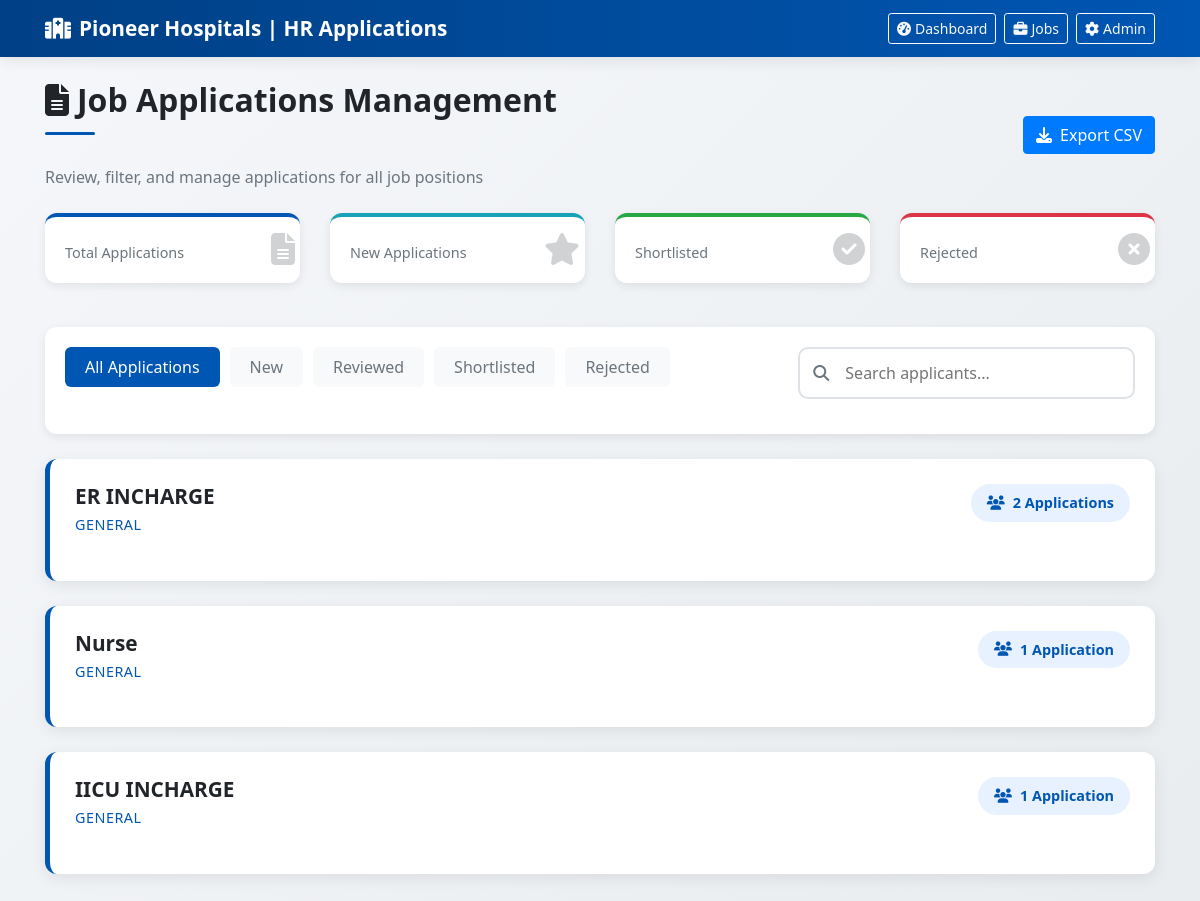
The page /hr/applications/ on the database as committed earlier.
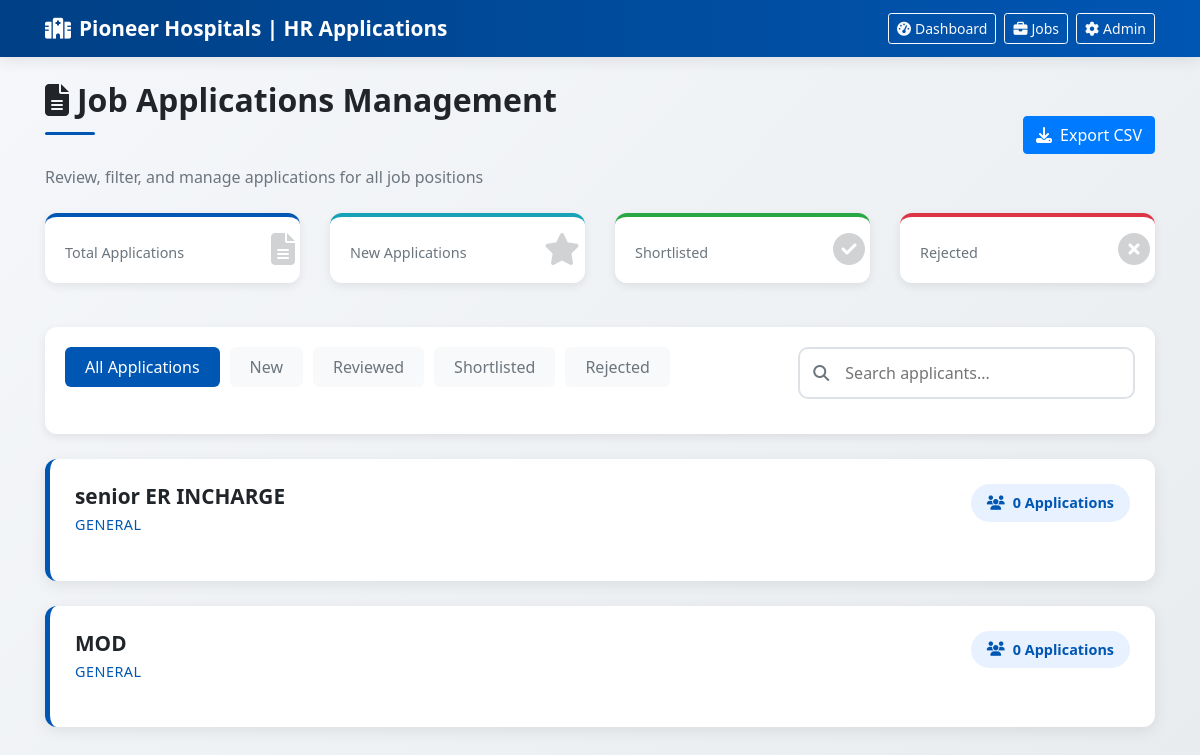
The same page on the database as committed later.
### base/models.py (models this page shows, shortened)
class jobnotification(models.Model):
    status_choices = (
        ('open', 'Open'),
        ('closed', 'Closed'),
    )
    experiance_choices = (
        ('Fresher', 'Fresher'),
        ('1-3 years', '1-3 years'),
        ('3-5 years', '3-5 years'),
        ('5+ years', '5+ years'),
    )
    job_type=(
        ('full-time','Full-Time'),
        ('part-time','Part-Time'),
    )
    title = models.CharField(max_length=200)
    description = models.TextField()
    job_type = models.CharField(max_length=20, choices=job_type, default='full-time')
    location = models.CharField(max_length=100)
    vaccancy_count = models.IntegerField()
    status = models.CharField(max_length=10, choices=status_choices, default='open')
    created_at = models.DateTimeField(auto_now_add=True)
    deadline = models.DateField()
    salary = models.CharField(max_length=100)
    is_published = models.BooleanField(default=False)
    experiance=models.CharField(max_length=20, choices=experiance_choices, default='Fresher')

### base/views.py (the view)
# urls.py: path('hr/applications/', views.hr_all_applications, name='hr_all_applications'),
def hr_all_applications(request):
    jobs = jobnotification.objects.prefetch_related('applications')
    return render(request, 'job_applications.html', {
        'jobs': jobs
    })

### base/templates/job_applications.html (shortened to what this page needs)
<!DOCTYPE html>
<html lang="en">
<head>
    <link rel="stylesheet" href="https://cdn.jsdelivr.net/npm/bootstrap@4.6.2/dist/css/bootstrap.min.css">
    <link rel="stylesheet" href="https://cdnjs.cloudflare.com/ajax/libs/font-awesome/6.4.0/css/all.min.css">
    <link rel="stylesheet" href="https://cdn.datatables.net/1.13.6/css/dataTables.bootstrap4.min.css">
</head>
<body>
    <nav class="navbar navbar-hr navbar-dark">
        <div class="container">
            <a class="navbar-brand" href="/">
                <i class="fas fa-hospital mr-2"></i>Pioneer Hospitals | HR Applications
            </a>
            <div class="d-flex align-items-center">
                <a href="{% url 'hr_dashboard' %}" class="btn btn-outline-light btn-sm mr-2">
                    <i class="fas fa-tachometer-alt mr-1"></i>Dashboard
                </a>
                <a href="{% url 'job_notification' %}" class="btn btn-outline-light btn-sm mr-2">
                    <i class="fas fa-briefcase mr-1"></i>Jobs
                </a>
                <a href="/admin/" class="btn btn-outline-light btn-sm">
                    <i class="fas fa-cog mr-1"></i>Admin
                </a>
            </div>
        </div>
    </nav>
    <div class="container mt-4">
        <div class="d-flex justify-content-between align-items-center mb-4">
            <div>
                <h2 class="page-title">
                    <i class="fas fa-file-alt mr-2"></i>Job Applications Management
                </h2>
                <p class="text-muted mb-0">Review, filter, and manage applications for all job positions</p>
            </div>
            <div>
                <button class="btn btn-primary" onclick="exportApplications()">
                    <i class="fas fa-download mr-2"></i>Export CSV
                </button>
            </div>
        </div>
        <div class="row mb-4">
            <div class="col-md-3">
                <div class="stats-card total">
                    <div class="stats-label">Total Applications</div>
                    <i class="fas fa-file-alt stats-icon"></i>
                </div>
            </div>
            <div class="col-md-3">
                <div class="stats-card new">
                    <div class="stats-label">New Applications</div>
                    <i class="fas fa-star stats-icon"></i>
                </div>
            </div>
            <div class="col-md-3">
                <div class="stats-card shortlisted">
                    <div class="stats-label">Shortlisted</div>
                    <i class="fas fa-check-circle stats-icon"></i>
                </div>
            </div>
            <div class="col-md-3">
                <div class="stats-card rejected">
                    <div class="stats-label">Rejected</div>
                    <i class="fas fa-times-circle stats-icon"></i>
                </div>
            </div>
        </div>
        <div class="filter-section">
            <div class="row">
                <div class="col-md-8">
                    <div class="filter-tabs">
                        <button class="filter-tab active" data-filter="all">All Applications</button>
                        <button class="filter-tab" data-filter="new">New</button>
                        <button class="filter-tab" data-filter="reviewed">Reviewed</button>
                        <button class="filter-tab" data-filter="shortlisted">Shortlisted</button>
                        <button class="filter-tab" data-filter="rejected">Rejected</button>
                    </div>
                </div>
                <div class="col-md-4">
                    <div class="search-box">
                        <i class="fas fa-search"></i>
                        <input type="text" id="applicantSearch" placeholder="Search applicants...">
                    </div>
                </div>
            </div>
        </div>
        <div id="applicationsList">
            {% if jobs %}
                {% for job in jobs %}
                    <div class="job-card" data-job-id="{{ job.id }}">
                        <div class="job-header" onclick="toggleApplications('{{ job.id }}')">
                            <div>
                                <h3 class="job-title">{{ job.title }}</h3>
                                <div class="job-department">{{ job.department|default:"General" }}</div>
                            </div>
                            <div class="application-count">
                                <i class="fas fa-users"></i>
                                {{ job.applications.count }} Application{% if job.applications.count != 1 %}s{% endif %}
                            </div>
                        </div>
                    </div>
                {% endfor %}
            {% endif %}
        </div>
    </div>
</body>
</html>

### base/templates/job_applications.html (style rules this page uses)
:root { --primary: #0056b3; --primary-dark: #004085; --primary-light: #e7f1ff; --secondary: #6c757d; --success: #28a745; --danger: #dc3545; --warning: #ffc107; --info: #17a2b8; --light: #f8f9fa; --dark: #212529; }
body { background: linear-gradient(135deg, #f5f7fb 0%, #e9ecef 100%); font-family: 'Segoe UI', 'Roboto', sans-serif; min-height: 100vh; padding-bottom: 50px; }
.navbar-hr { background: linear-gradient(90deg, var(--primary-dark), var(--primary)); box-shadow: 0 2px 15px rgba(0, 0, 0, 0.1); }
.navbar-brand { font-weight: 700; font-size: 1.3rem; }
.page-title { color: var(--dark); font-weight: 600; position: relative; padding-bottom: 15px; margin-bottom: 30px; }
.page-title:after { content: ''; position: absolute; bottom: 0; left: 0; width: 50px; height: 3px; background: var(--primary); border-radius: 2px; }
.stats-card { background: white; border-radius: 12px; padding: 20px; margin-bottom: 20px; box-shadow: 0 3px 10px rgba(0, 0, 0, 0.08); border-top: 4px solid; transition: transform 0.3s ease; }
.stats-card.total { border-top-color: var(--primary); }
.stats-card.new { border-top-color: var(--info); }
.stats-card.shortlisted { border-top-color: var(--success); }
.stats-card.rejected { border-top-color: var(--danger); }
.stats-label { color: var(--secondary); font-size: 0.9rem; font-weight: 500; }
.stats-icon { font-size: 2rem; opacity: 0.2; position: absolute; right: 20px; top: 20px; }
.job-card { background: white; border-radius: 12px; padding: 25px; margin-bottom: 25px; box-shadow: 0 4px 15px rgba(0, 0, 0, 0.08); border-left: 5px solid var(--primary); transition: all 0.3s ease; }
.job-header { display: flex; justify-content: space-between; align-items: flex-start; margin-bottom: 20px; cursor: pointer; }
.job-title { font-size: 1.3rem; font-weight: 600; color: var(--dark); margin-bottom: 5px; }
.job-department { color: var(--primary); font-weight: 500; font-size: 0.9rem; text-transform: uppercase; letter-spacing: 0.5px; }
.application-count { background: var(--primary-light); color: var(--primary); padding: 8px 16px; border-radius: 20px; font-size: 0.9rem; font-weight: 600; display: flex; align-items: center; gap: 8px; }
.filter-section { background: white; border-radius: 12px; padding: 20px; margin-bottom: 25px; box-shadow: 0 3px 10px rgba(0, 0, 0, 0.08); }
.filter-tabs { display: flex; gap: 10px; flex-wrap: wrap; margin-bottom: 20px; }
.filter-tab { padding: 8px 20px; border-radius: 6px; font-weight: 500; cursor: pointer; transition: all 0.3s ease; border: none; background: var(--light); color: var(--secondary); }
.filter-tab.active { background: var(--primary); color: white; }
.search-box { position: relative; margin-bottom: 15px; }
.search-box input { width: 100%; padding: 12px 20px 12px 45px; border: 2px solid #dee2e6; border-radius: 10px; font-size: 1rem; transition: all 0.3s; }
.search-box i { position: absolute; left: 15px; top: 50%; transform: translateY(-50%); color: var(--secondary); }

Rows that differ between the two databases and show on the page:
removed jobnotification: title "ER INCHARGE", department "GENERAL", applications.count "2"
removed jobnotification: title "Nurse", department "GENERAL", applications.count "1"
removed jobnotification: title "IICU INCHARGE", department "GENERAL", applications.count "1"
added jobnotification: title "senior ER INCHARGE", department "GENERAL", applications.count "0"
added jobnotification: title "MOD", department "GENERAL", applications.count "0"
